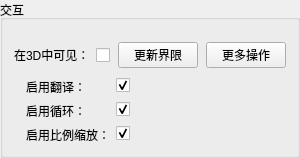
    <widget class="ctkCollapsibleGroupBox" name="InteractionCollapsibleGroupBox">
     <property name="title">
      <string>交互</string>
     </property>
     <property name="checked">
      <bool>true</bool>
     </property>
     <property name="collapsed">
      <bool>false</bool>
     </property>
     <layout class="QGridLayout" name="gridLayout_7">
      <property name="topMargin">
       <number>22</number>
      </property>
      <property name="verticalSpacing">
       <number>10</number>
      </property>
      <item row="0" column="1">
       <layout class="QHBoxLayout" name="horizontalLayout_3">
        <property name="spacing">
         <number>8</number>
        </property>
        <item>
         <widget class="QCheckBox" name="InteractionVisibleCheckBox">
          <property name="sizePolicy">
           <sizepolicy hsizetype="MinimumExpanding" vsizetype="Preferred">
            <horstretch>0</horstretch>
            <verstretch>0</verstretch>
           </sizepolicy>
          </property>
          <property name="minimumSize">
           <size>
            <width>0</width>
            <height>0</height>
           </size>
          </property>
          <property name="toolTip">
           <string>Show/Hide the transform widget in the 3D view.</string>
          </property>
          <property name="text">
           <string/>
          </property>
          <property name="checked">
           <bool>false</bool>
          </property>
         </widget>
        </item>
        <item>
         <widget class="QPushButton" name="UpdateBoundsPushButton">
          <property name="toolTip">
           <string>&lt;html&gt;&lt;head/&gt;&lt;body&gt;&lt;p&gt;Update the bounds of the transform widget.&lt;/p&gt;&lt;p&gt;The transform will update its bounds to match the bounding box of all the nodes under it (if any).&lt;/p&gt;&lt;p&gt;Otherwise, the widget will resize itself to the default interaction size.&lt;/p&gt;&lt;/body&gt;&lt;/html&gt;</string>
          </property>
          <property name="text">
           <string>更新界限</string>
          </property>
         </widget>
        </item>
        <item>
         <widget class="QPushButton" name="ShowInteractionAdvancedOptionsButton">
          <property name="text">
           <string>更多操作</string>
          </property>
          <property name="checkable">
           <bool>true</bool>
          </property>
         </widget>
        </item>
       </layout>
      </item>
      <item row="0" column="0">
       <widget class="QLabel" name="InteractionVisibleLabel">
        <property name="text">
         <string>在3D中可见：</string>
        </property>
       </widget>
      </item>
      <item row="1" column="0" colspan="2">
       <widget class="QFrame" name="InteractiveAdvancedOptionsFrame">
        <property name="frameShape">
         <enum>QFrame::NoFrame</enum>
        </property>
        <property name="frameShadow">
         <enum>QFrame::Raised</enum>
        </property>
        <property name="lineWidth">
         <number>0</number>
        </property>
        <layout class="QFormLayout" name="formLayout">
         <property name="fieldGrowthPolicy">
          <enum>QFormLayout::AllNonFixedFieldsGrow</enum>
         </property>
         <property name="labelAlignment">
          <set>Qt::AlignLeading|Qt::AlignLeft|Qt::AlignVCenter</set>
         </property>
         <property name="formAlignment">
          <set>Qt::AlignLeading|Qt::AlignLeft|Qt::AlignTop</set>
         </property>
         <property name="leftMargin">
          <number>12</number>
         </property>
         <property name="topMargin">
          <number>0</number>
         </property>
         <property name="rightMargin">
          <number>0</number>
         </property>
         <property name="bottomMargin">
          <number>0</number>
         </property>
         <item row="0" column="0">
          <widget class="QLabel" name="InteractiveTranslationLabel">
           <property name="text">
            <string>启用翻译：</string>
           </property>
           <property name="alignment">
            <set>Qt::AlignRight|Qt::AlignTrailing|Qt::AlignVCenter</set>
           </property>
          </widget>
         </item>
         <item row="0" column="1">
          <widget class="QCheckBox" name="InteractiveTranslationCheckBox">
           <property name="toolTip">
            <string>Enable scaling by manpulating 3D widget (shift +left click and drag the handle at the center of widget face, or left click and drag the center handle)</string>
           </property>
           <property name="text">
            <string/>
           </property>
           <property name="checked">
            <bool>true</bool>
           </property>
          </widget>
         </item>
         <item row="1" column="0">
          <widget class="QLabel" name="InteractiveRotationLabel">
           <property name="text">
            <string>启用循环：</string>
           </property>
           <property name="alignment">
            <set>Qt::AlignRight|Qt::AlignTrailing|Qt::AlignVCenter</set>
           </property>
          </widget>
         </item>
         <item row="1" column="1">
          <widget class="QCheckBox" name="InteractiveRotationCheckBox">
           <property name="toolTip">
            <string>Enable translating by manpulating 3D widget (left click and drag anywhere on the widget face)</string>
           </property>
           <property name="text">
            <string/>
           </property>
           <property name="checked">
            <bool>true</bool>
           </property>
          </widget>
         </item>
         <item row="2" column="0">
          <widget class="QLabel" name="InteractiveScalingLabel">
           <property name="text">
            <string>启用比例缩放：</string>
           </property>
           <property name="alignment">
            <set>Qt::AlignRight|Qt::AlignTrailing|Qt::AlignVCenter</set>
           </property>
          </widget>
         </item>
         <item row="2" column="1">
          <widget class="QCheckBox" name="InteractiveScalingCheckBox">
           <property name="toolTip">
            <string>Enable scaling by manpulating 3D widget (left click and drag the handle at the center of widget face)</string>
           </property>
           <property name="text">
            <string/>
           </property>
           <property name="checked">
            <bool>true</bool>
           </property>
          </widget>
         </item>
        </layout>
       </widget>
      </item>
     </layout>
    </widget>
